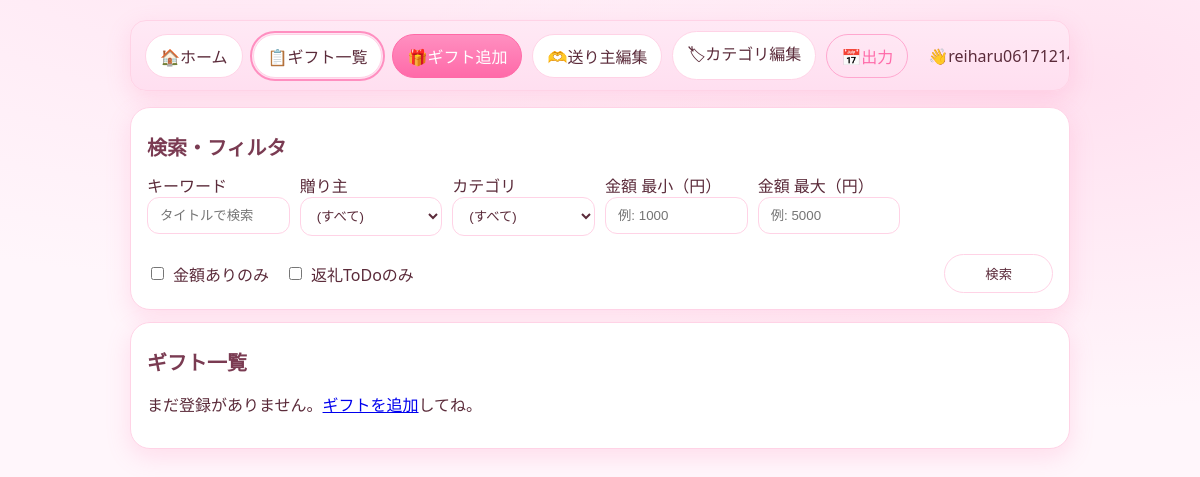
The page /gifts (signed in) on the database as committed earlier.
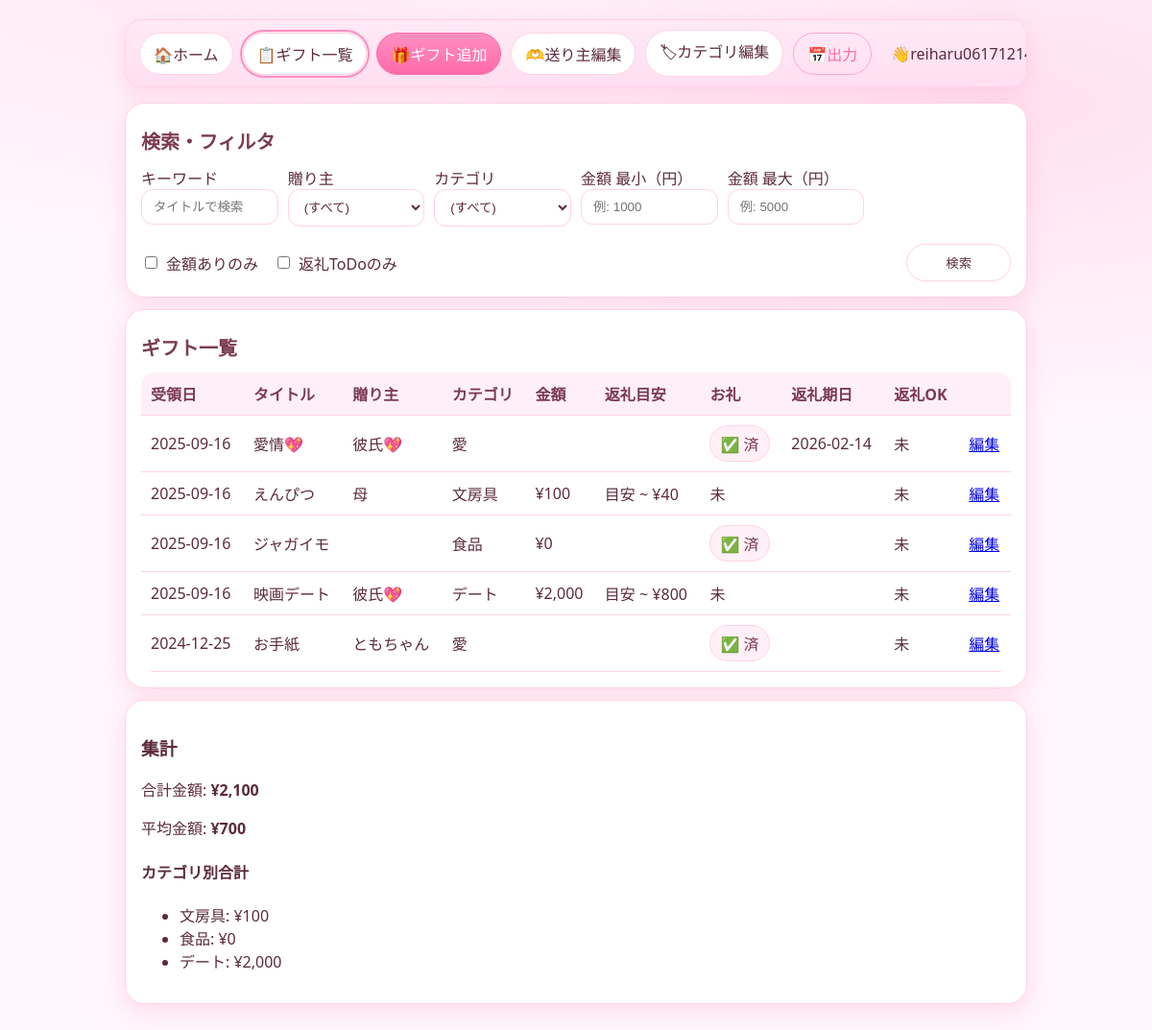
The same page on the database as committed later.
### app.py (models this page shows)
class Gift(db.Model):
    id = db.Column(db.Integer, primary_key=True)
    user_id = db.Column(db.Integer, db.ForeignKey("user.id"), nullable=False)
    title = db.Column(db.String(200), nullable=False)
    memo = db.Column(db.Text)
    giver_id = db.Column(db.Integer, db.ForeignKey("giver.id"))
    category_id = db.Column(db.Integer, db.ForeignKey("category.id"))
    received_date = db.Column(db.Date, default=date.today)
    thank_you_sent = db.Column(db.Boolean, default=False)  # お礼連絡
    return_due_date = db.Column(db.Date)                   # 返礼ToDo期日
    return_done = db.Column(db.Boolean, default=False)     # 返礼OK
    amount_yen = db.Column(db.Integer)                     # 任意の金額

class Giver(db.Model):
    id = db.Column(db.Integer, primary_key=True)
    user_id = db.Column(db.Integer, db.ForeignKey("user.id"), nullable=False)
    name = db.Column(db.String(120), nullable=False)
    contact = db.Column(db.String(255))
    gifts = db.relationship("Gift", backref="giver", lazy=True)

class Category(db.Model):
    id = db.Column(db.Integer, primary_key=True)
    user_id = db.Column(db.Integer, db.ForeignKey("user.id"), nullable=False)
    name = db.Column(db.String(120), nullable=False)
    gifts = db.relationship("Gift", backref="category", lazy=True)

### app.py (the view)
@app.route("/gifts", methods=["GET"])
@login_required
def gifts():
    q = request.args.get("q", "").strip()
    selected_giver_id = request.args.get("giver_id", type=int)
    selected_category_id = request.args.get("category_id", type=int)
    only_todo = request.args.get("todo") == "1"
    min_amount = request.args.get("min_amount", type=int)
    max_amount = request.args.get("max_amount", type=int)
    amount_only = request.args.get("amount_only") == "1"
    qset = (
        Gift.query.options(
            selectinload(Gift.giver),
            selectinload(Gift.category),
        )
        .filter_by(user_id=current_user.id)
    )
    if q:
        qset = qset.filter(Gift.title.contains(q))
    if selected_giver_id:
        qset = qset.filter_by(giver_id=selected_giver_id)
    if selected_category_id:
        qset = qset.filter_by(category_id=selected_category_id)
    if only_todo:
        qset = qset.filter((Gift.return_done == False) & (Gift.return_due_date != None))
    if amount_only or (min_amount is not None or max_amount is not None):
        qset = qset.filter(Gift.amount_yen != None)
    if min_amount is not None:
        qset = qset.filter(Gift.amount_yen >= min_amount)
    if max_amount is not None:
        qset = qset.filter(Gift.amount_yen <= max_amount)
    gifts = qset.order_by(Gift.received_date.desc()).all()
    givers = Giver.query.filter_by(user_id=current_user.id).order_by(Giver.name).all()
    categories = Category.query.filter_by(user_id=current_user.id).order_by(Category.name).all()
    amounts = [g.amount_yen for g in gifts if g.amount_yen is not None]
    total_amount = sum(amounts) if amounts else 0
    avg_amount = round(sum(amounts) / len(amounts)) if amounts else None
    category_totals = defaultdict(int)
    for g in gifts:
        if g.amount_yen is not None and g.category:
            category_totals[g.category.name] += g.amount_yen
    return render_template(
        "gifts.html",
        title="Gifts",
        gifts=gifts,
        givers=givers,
        categories=categories,
        q=q,
        only_todo=only_todo,
        selected_giver_id=selected_giver_id,
        selected_category_id=selected_category_id,
        min_amount=min_amount,
        max_amount=max_amount,
        amount_only=amount_only,
        total_amount=total_amount,
        avg_amount=avg_amount,
        category_totals=category_totals,
    )

### app.py (called while the page is built)
@login_manager.user_loader
def load_user(user_id: str):
    return db.session.get(User, int(user_id))

@app.template_filter("yen")
def yen(n):
    try:
        return f"¥{int(n):,}" if n is not None else ""
    except (TypeError, ValueError):
        return ""

@app.template_filter("datejp")
def datejp(d):
    return d.strftime("%Y-%m-%d") if d else ""

### templates/gifts.html (shortened to what this page needs)
{% extends "base.html" %}
{% block content %}
  <div class="card">
    <h2>検索・フィルタ</h2>
    <form method="get" class="grid" style="grid-template-columns:repeat(6,1fr);gap:10px;">
      <div class="form-group">
        <label for="q">キーワード</label>
        <input id="q" name="q" value="{{ q or '' }}" placeholder="タイトルで検索">
      </div>
      <div class="form-group">
        <label for="giver_id">贈り主</label>
        <select id="giver_id" name="giver_id">
          <option value="">(すべて)</option>
        </select>
      </div>
      <div class="form-group">
        <label for="category_id">カテゴリ</label>
        <select id="category_id" name="category_id">
          <option value="">(すべて)</option>
        </select>
      </div>
      <div class="form-group">
        <label for="min_amount">金額 最小（円）</label>
        <input id="min_amount" name="min_amount" type="number" min="0" step="100"
               value="{{ min_amount if min_amount is not none else '' }}" placeholder="例: 1000">
      </div>
      <div class="form-group">
        <label for="max_amount">金額 最大（円）</label>
        <input id="max_amount" name="max_amount" type="number" min="0" step="100"
               value="{{ max_amount if max_amount is not none else '' }}" placeholder="例: 5000">
      </div>
      <div class="filters-bottom">
        <div class="chk-group">
          <label class="chk"><input type="checkbox" name="amount_only" value="1" {% if amount_only %}checked{% endif %}> 金額ありのみ</label>
          <label class="chk"><input type="checkbox" name="todo" value="1" {% if only_todo %}checked{% endif %}> 返礼ToDoのみ</label>
        </div>
        <button class="btn btn-search" type="submit">検索</button>
      </div>
    </form>
  </div>
  <div class="card">
    <h2>ギフト一覧</h2>
    {% if gifts %}
      <table class="table" aria-label="ギフト一覧">
        <thead>
          <tr>
            <th scope="col">受領日</th>
            <th scope="col">タイトル</th>
            <th scope="col">贈り主</th>
            <th scope="col">カテゴリ</th>
            <th scope="col">金額</th>
            <th scope="col">返礼目安</th>
            <th scope="col">お礼</th>
            <th scope="col">返礼期日</th>
            <th scope="col">返礼OK</th>
            <th scope="col"></th>
          </tr>
        </thead>
        <tbody>
          {% for g in gifts %}
          <tr>
            <td>{{ g.received_date|datejp }}</td>
            <td>{{ g.title }}</td>
            <td>{{ g.giver.name if g.giver else '' }}</td>
            <td>{{ g.category.name if g.category else '' }}</td>
            <td>{{ g.amount_yen|yen }}</td>
            <td class="small">
              {% if g.amount_yen %}
                目安 ~ {{ (g.amount_yen * 0.4)|round|int|yen }}
              {% endif %}
            </td>
            <td>{% if g.thank_you_sent %}<span class="chip">✅ 済</span>{% else %}<span class="small">未</span>{% endif %}</td>
            <td>{{ g.return_due_date|datejp }}</td>
            <td>{% if g.return_done %}<span class="chip">✅ 済</span>{% else %}<span class="small">未</span>{% endif %}</td>
            <td><a class="btn" href="{{ url_for('gift_edit', gift_id=g.id) }}">編集</a></td>
          </tr>
          {% endfor %}
        </tbody>
      </table>
    {% else %}
      <p>まだ登録がありません。<a href="{{ url_for('gift_new') }}">ギフトを追加</a>してね。</p>
    {% endif %}
  </div>
  {% if gifts %}
    <div class="card">
      <h3>集計</h3>
      <p>合計金額: <strong>{{ total_amount|yen }}</strong></p>
      <p>平均金額: <strong>{% if avg_amount %}{{ avg_amount|yen }}{% else %}-{% endif %}</strong></p>
      <h4>カテゴリ別合計</h4>
      {% if category_totals %}
        <ul>
          {% for cat, total in category_totals.items() %}
            <li>{{ cat }}: {{ total|yen }}</li>
          {% endfor %}
        </ul>
      {% else %}
        <p class="small">金額が未入力のため集計できません。</p>
      {% endif %}
    </div>
  {% endif %}
{% endblock %}

Rows that differ between the two databases and show on the page:
added Gift: received_date "2025-09-16", title "愛情💖", giver "彼氏💖", category "愛", thank_you_sent "✅ 済", return_due_date "2026-02-14", return_done "未"
added Gift: received_date "2025-09-16", title "えんぴつ", giver "母", category "文房具", amount_yen|yen "¥100", (g.amount_yen*0.4)|round|int|yen "¥40", thank_you_sent "未", return_done "未"
added Gift: received_date "2025-09-16", title "ジャガイモ", category "食品", amount_yen|yen "¥0", thank_you_sent "✅ 済", return_done "未"
added Gift: received_date "2025-09-16", title "映画デート", giver "彼氏💖", category "デート", amount_yen|yen "¥2,000", (g.amount_yen*0.4)|round|int|yen "¥800", thank_you_sent "未", return_done "未"
added Gift: received_date "2024-12-25", title "お手紙", giver "ともちゃん", category "愛", thank_you_sent "✅ 済", return_done "未"
added Category: name "文房具", total "¥100"
now on this page (row unchanged): Category: name "食品", total "¥0"
added Category: name "デート", total "¥2,000"
Other text that changed with them:
{{ total_amount|yen }}: (not shown) → "¥2,100"
{{ avg_amount|yen }}: (not shown) → "¥700"
text no longer shown: "まだ登録がありません。 ギフトを追加 してね。"
text now shown: "受領日 タイトル 贈り主 カテゴリ 金額 返礼目安 お礼 返礼期日 返礼OK 集計 合計金額: 平均金額: カテゴリ別合計"
